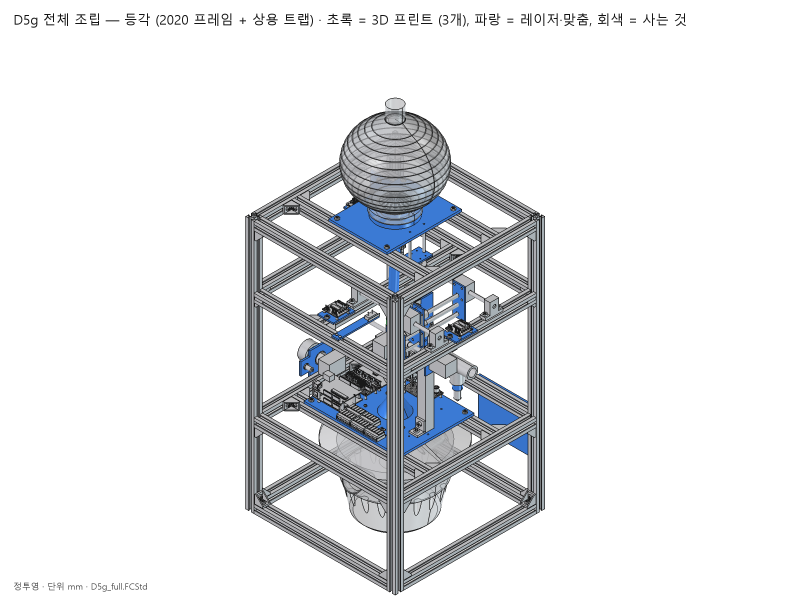
#> input picture cad/img/D5g_도1_전체_등각.png, 2400 x 1800 px, found by its file name (shown at 1/3 size)
$ python figs2.py
#> lines starting #> are read from the running program, lines starting #| are printed output that depends on the picture
import matplotlib; matplotlib.use('Agg')
import matplotlib.pyplot as plt
from matplotlib import font_manager as fm
from matplotlib.patches import FancyBboxPatch, Circle, Rectangle, Ellipse, FancyArrowPatch, Polygon
from PIL import Image, ImageChops
import numpy as np
for f in ['/usr/share/fonts/opentype/noto/NotoSansCJK-Regular.ttc', '/usr/share/fonts/opentype/noto/NotoSansCJK-Bold.ttc']:
    fm.fontManager.addfont(f)
plt.rcParams['font.family'] = 'Noto Sans CJK JP'
NAVY = '#1B2A4A'; BLUE = '#2563A8'; LIGHT = '#EAF1FA'; AMBER = '#E8A317'; GRAY = '#5B6472'; LINE = '#C9D3E0'
W, H = 31.4 / 2.54, 21.4 / 2.54   # 실제 크기 (인치) → 글자 pt가 포스터에서 그대로
DPI = 220

def canvas():
    f = plt.figure(figsize=(W, H), dpi=DPI); a = f.add_axes([0, 0, 1, 1]); a.set_xlim(0, 100); a.set_ylim(0, 68); a.axis('off'); return f, a

def card(a, x, y, w, h, fc='white', ec=LINE, lw=2.0, r=1.6):
    a.add_patch(FancyBboxPatch((x, y), w, h, boxstyle=f'round,pad=0,rounding_size={r}', fc=fc, ec=ec, lw=lw))

def arrow(a, x1, y1, x2, y2, c=GRAY, lw=3):
    a.add_patch(FancyArrowPatch((x1, y1), (x2, y2), arrowstyle='-|>', mutation_scale=34, lw=lw, color=c))

def trim(path, top=0, bottom=0):
#> called with top = 150, bottom = 90
    im = Image.open(path).convert('RGB'); im = im.crop((0, top, im.width, im.height - bottom))
#> in trim, im is the input picture: PIL image 2400x1800 RGB; mean R, G, B 230, 231.3, 233.3
#> after `im = im.crop((0, top, im.width, im.height - bottom))`:
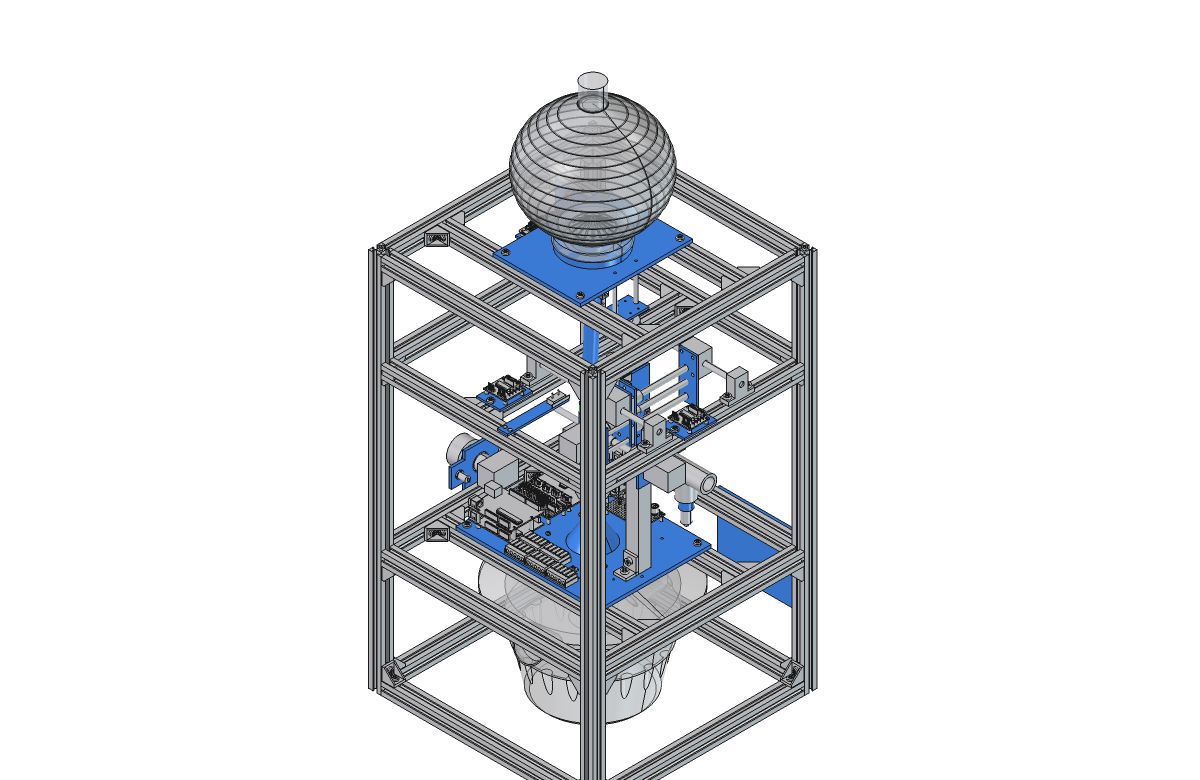
#> im: PIL image 2400x1560 RGB (shown at 1/2 size); mean R, G, B 227.5, 229.1, 231.3
    bg = Image.new('RGB', im.size, 'white'); bb = ImageChops.difference(im, bg).convert('L').point(lambda q: 255 if q > 12 else 0).getbbox()
#> after `bg = Image.new('RGB', im.size, 'white')`: bg: PIL image 2400x1560 RGB; every value is 255
#> after `bb = ImageChops.difference(im, bg).convert('L').point(lambda q: 255 if`: bb = (736, 143, 1635, 1560)
    return im.crop(bb)
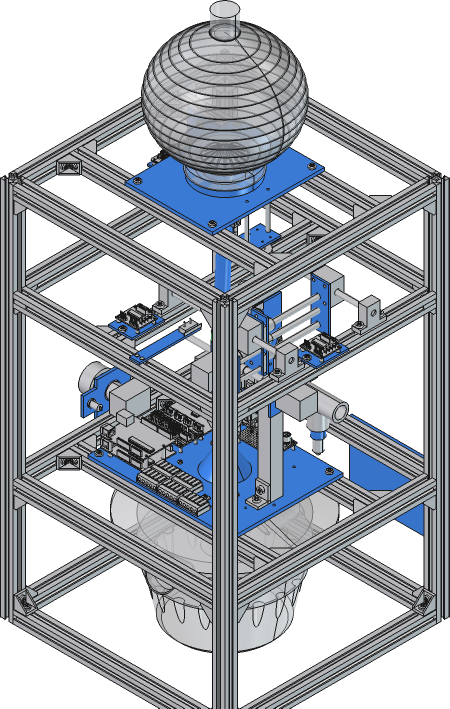
#> returned value: PIL image 899x1417 RGB (shown at 1/2 size); mean R, G, B 174.1, 178.8, 185.5

def put(a, im, x, y, w, h):   # (x,y,w,h) 안에 비율 유지해 가운데
#> called with x = 2, y = 2, w = 96, h = 64
    r = im.height / im.width; ax_r = (h / 68 * H) / (w / 100 * W)
#> after `r = im.height / im.width`: r = 1.58
    if r > ax_r: ww = h / 68 * H / r / W * 100; hh = h
#> after `ww = h / 68 * H / r / W * 100`: ww = 40.7
    else: ww = w; hh = w / 100 * W * r / H * 68
    x0 = x + (w - ww) / 2; y0 = y + (h - hh) / 2
#> after `x0 = x + (w - ww) / 2`: x0 = 29.65
    a.imshow(np.asarray(im), extent=(x0, x0 + ww, y0, y0 + hh), zorder=2)

# ── A 대표 그림: 등각 CAD
f, a = canvas()
card(a, 0.5, 0.5, 99, 67, fc='white', ec=LINE, r=2.5)
put(a, trim('/home/claude/repo/cad/img/D5g_도1_전체_등각.png', 150, 90), 2, 2, 96, 64)
a.text(97.5, 2.2, 'CAD 모델', ha='right', va='bottom', fontsize=20, color=GRAY)
f.savefig('fig_rep.png'); plt.close(f)
#> after `f.savefig('fig_rep.png')`:
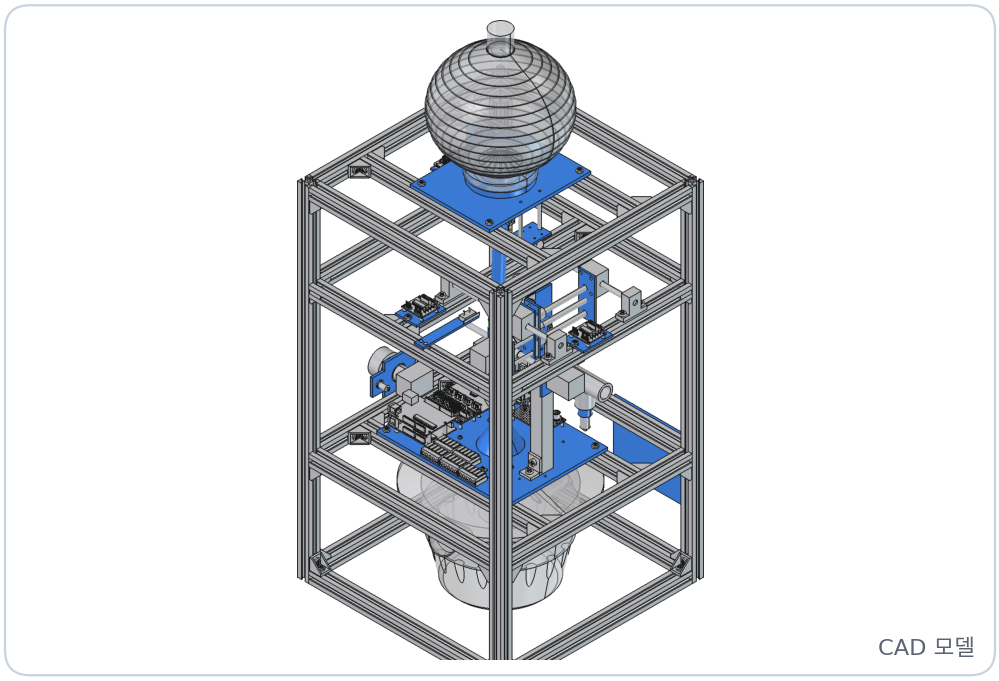
#> figure drawn by matplotlib, 1 panel

# ── B 작동 순서
f, a = canvas()
steps = [('들어옴', '빛 센서 감지\n입구 문 닫힘'), ('판별', '카메라 AI\n일벌 확인'), ('고정', '바닥 상승\n격자에 고정'),
         ('표시', 'XY 펜\n가슴에 점'), ('내보냄', '방생 문 열림\n시각 기록')]
cx = [10, 30, 50, 70, 90]
for i, (t, s) in enumerate(steps):
    hl = i in (2, 3)
    a.add_patch(Circle((cx[i], 52), 6.2, fc=BLUE if hl else NAVY, ec='none', zorder=3))
    a.text(cx[i], 52, str(i + 1), ha='center', va='center', fontsize=40, color='white', weight='bold', zorder=4)
    a.text(cx[i], 40.5, t, ha='center', va='center', fontsize=36, color=NAVY, weight='bold')
    a.text(cx[i], 31.0, s, ha='center', va='center', fontsize=24, color=GRAY, linespacing=1.35)
    if i < 4: arrow(a, cx[i] + 7.2, 52, cx[i + 1] - 7.2, 52)
card(a, 4, 3, 44, 13, fc=LIGHT, ec=LIGHT)
a.text(26, 9.5, '일벌이 아니면 → 표시 없이 격리', ha='center', va='center', fontsize=25, color=NAVY, weight='bold')
card(a, 52, 3, 44, 13, fc='#FDF3DE', ec='#FDF3DE')
a.text(74, 9.5, '다시 잡히면 → 왕복 시간 기록', ha='center', va='center', fontsize=25, color=NAVY, weight='bold')
f.savefig('fig_goal.png'); plt.close(f)
#> after `f.savefig('fig_goal.png')`:
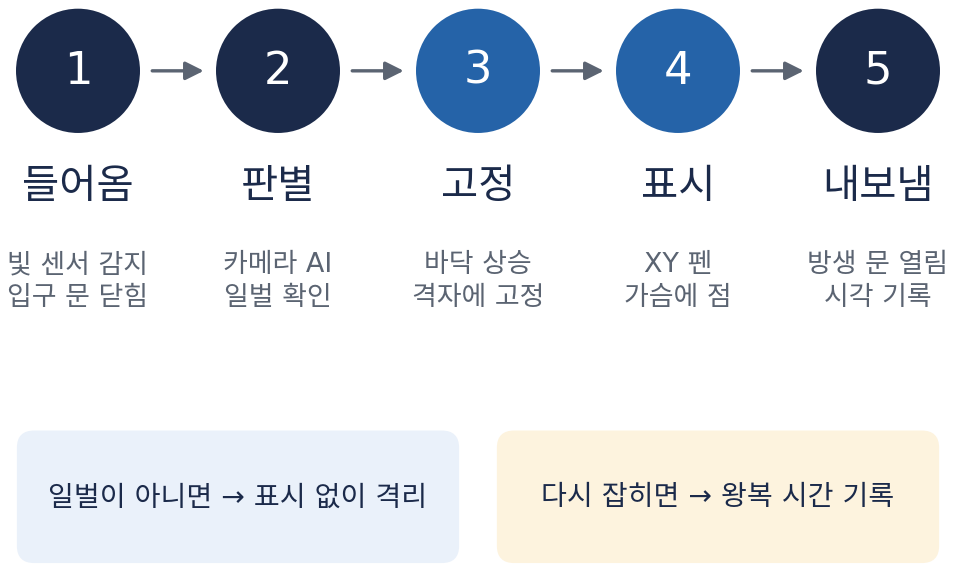
#> figure drawn by matplotlib, 1 panel

# ── C 착상: VespAI + 마킹 통 = 우리
def wasp(a, x, y, s=1.0, z=5):
    a.add_patch(Ellipse((x + 1.6 * s, y), 7 * s, 3.0 * s, fc='#2E2E2E', ec='none', zorder=z))
    a.add_patch(Ellipse((x - 1.8 * s, y), 2.8 * s, 2.4 * s, fc='#C97A10', ec='none', zorder=z + 1))
def grid(a, x0, x1, y):
    a.plot([x0, x1], [y, y], color='#7FA7D6', lw=6, solid_capstyle='butt', zorder=6)
    for xx in np.arange(x0 + 1.2, x1, 2.4): a.plot([xx, xx], [y - 0.5, y + 0.5], color='white', lw=2.5, zorder=7)
f, a = canvas()
xs = [1, 35, 69]; cw = 30
heads = [('기존 ①  VespAI', '카메라 AI로 판별만'), ('기존 ②  여왕벌 마킹 통', '사람이 손으로 고정·표시'), ('우리 장치', '판별·고정·표시 자동')]
for i, x in enumerate(xs):
    card(a, x, 2, cw, 64, fc=LIGHT if i == 2 else 'white', ec=BLUE if i == 2 else LINE, lw=3 if i == 2 else 2)
    a.text(x + cw / 2, 60, heads[i][0], ha='center', va='center', fontsize=27, weight='bold', color=NAVY)
    a.text(x + cw / 2, 8, heads[i][1], ha='center', va='center', fontsize=22, color=BLUE if i == 2 else GRAY, weight='bold' if i == 2 else 'normal')
a.text(33.0, 34, '+', ha='center', va='center', fontsize=60, color=GRAY, weight='bold')
a.text(67.0, 34, '=', ha='center', va='center', fontsize=60, color=GRAY, weight='bold')
#> (the run stopped early here; a loop or call above may not have finished)

$ run again, with cad/img/D5g_SJ53_1_bracket.png copied over cad/img/D5g_도1_전체_등각.png
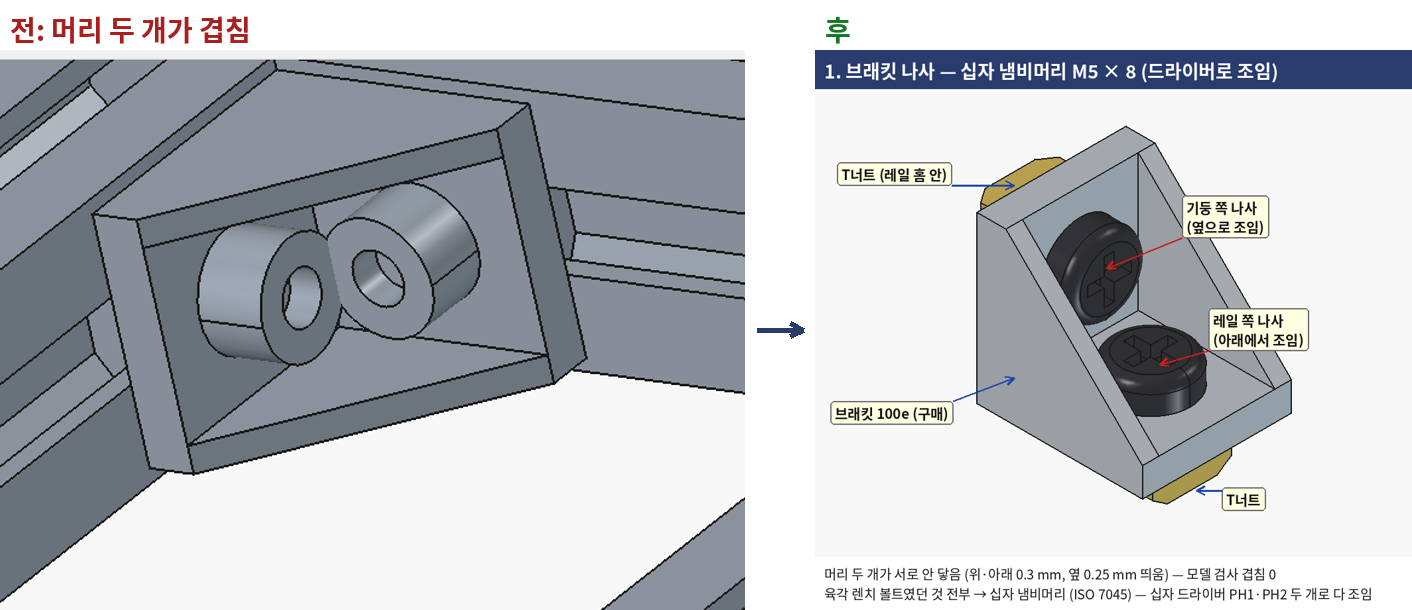
#> input picture cad/img/D5g_SJ53_1_bracket.png, 1412 x 610 px, found by its file name
#> in trim, im is the input picture: PIL image 1412x610 RGB; mean R, G, B 187.8, 190.7, 195.3
#> im: PIL image 1412x370 RGB
#> bg: PIL image 1412x370 RGB; every value is 255
#> bb = (0, 0, 1310, 370)
#> in trim, `return im.crop(bb)`:
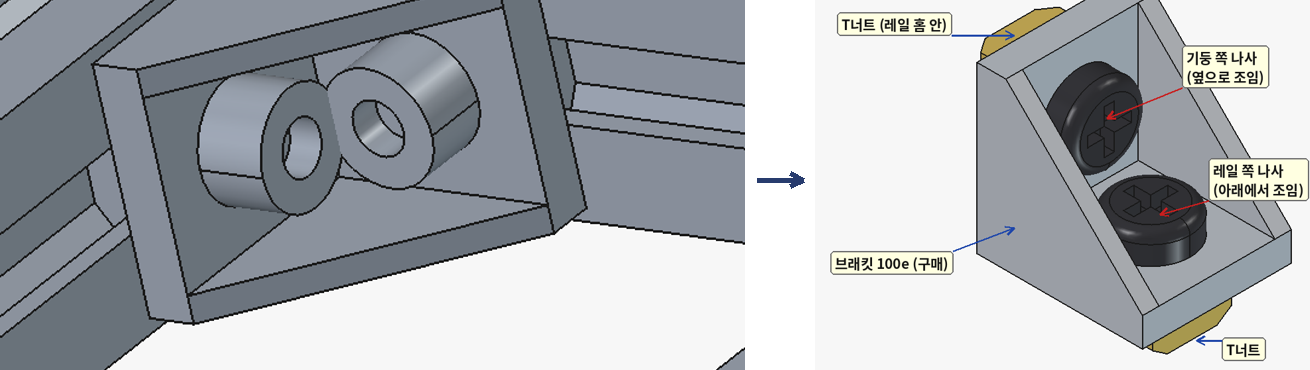
#> returned value: PIL image 1310x370 RGB; mean R, G, B 170.5, 174.2, 178.5
#> r = 0.282
#> hh = 27.05
#> y0 = 20.47
#> `f.savefig('fig_rep.png')`:
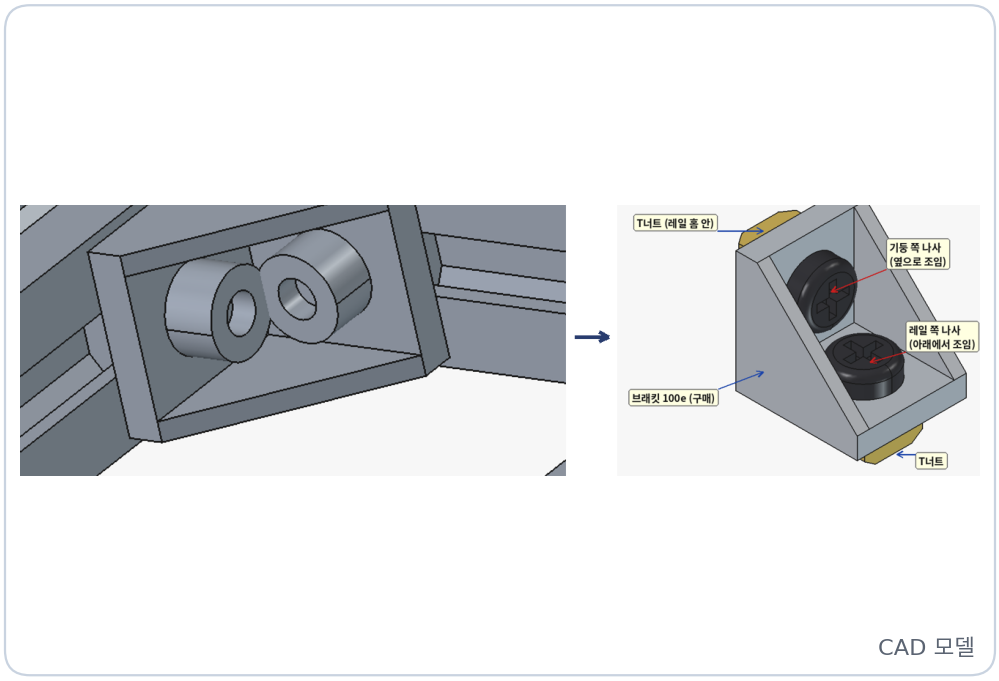
#> figure drawn by matplotlib, 1 panel

$ run again, with cad/img/D5g_SJ53_2_circuit.png copied over cad/img/D5g_도1_전체_등각.png
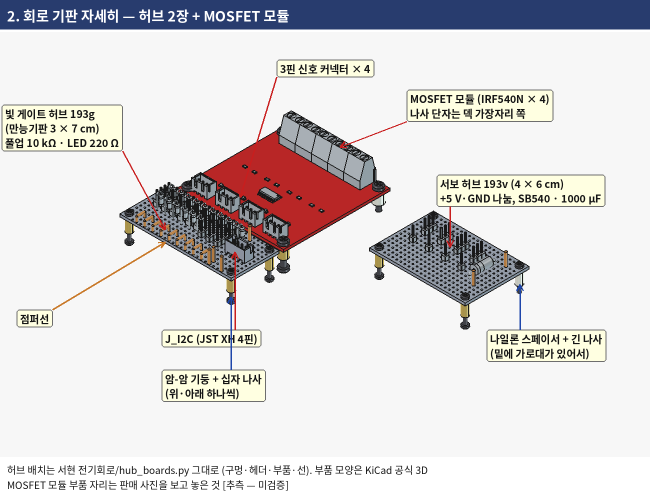
#> input picture cad/img/D5g_SJ53_2_circuit.png, 1300 x 994 px, found by its file name (shown at 1/2 size)
#> in trim, im is the input picture: PIL image 1300x994 RGB; mean R, G, B 219, 216.1, 217.1
#> im: PIL image 1300x754 RGB
#> bg: PIL image 1300x754 RGB; every value is 255
#> bb = (3, 0, 1213, 654)
#> in trim, `return im.crop(bb)`:
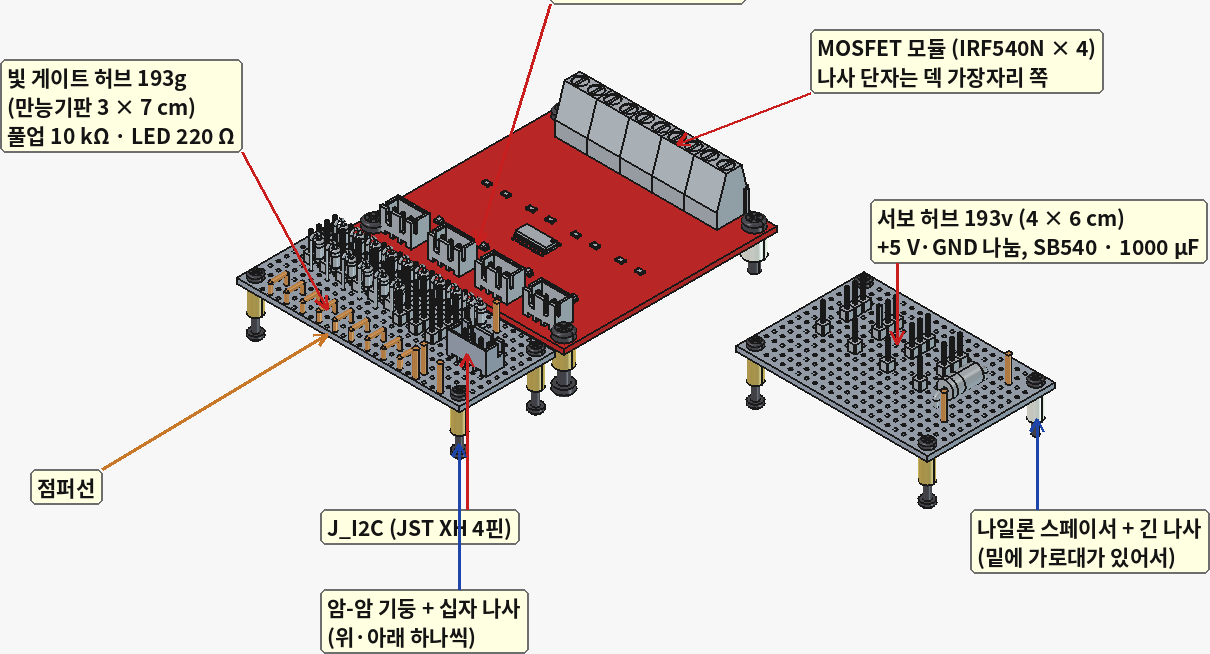
#> returned value: PIL image 1210x654 RGB; mean R, G, B 221, 214.4, 211.7
#> r = 0.54
#> hh = 51.77
#> y0 = 8.11
#> `f.savefig('fig_rep.png')`:
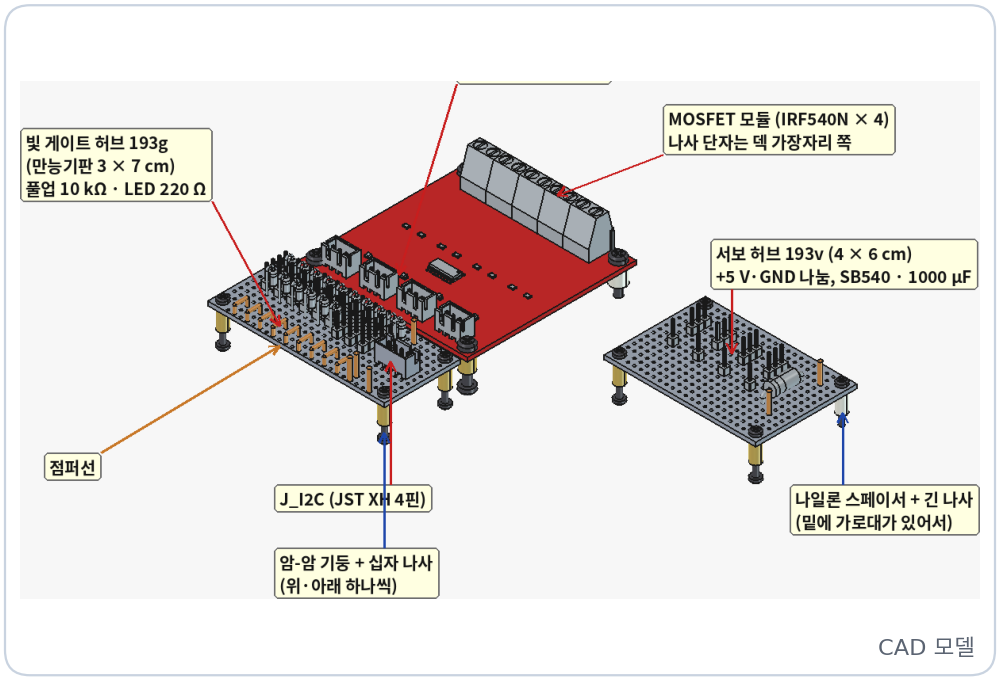
#> figure drawn by matplotlib, 1 panel

$ run again, with cad/img/D5g_SJ53_5_estop.png copied over cad/img/D5g_도1_전체_등각.png
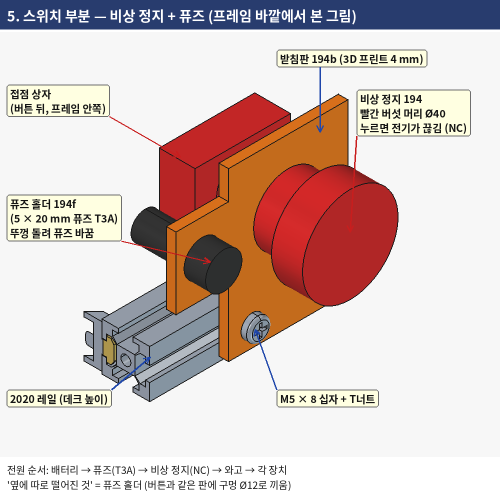
#> input picture cad/img/D5g_SJ53_5_estop.png, 1000 x 994 px, found by its file name (shown at 1/2 size)
#> in trim, im is the input picture: PIL image 1000x994 RGB; mean R, G, B 212.9, 195.1, 191.1
#> im: PIL image 1000x754 RGB
#> bg: PIL image 1000x754 RGB; every value is 255
#> bb = (13, 0, 942, 665)
#> in trim, `return im.crop(bb)`:
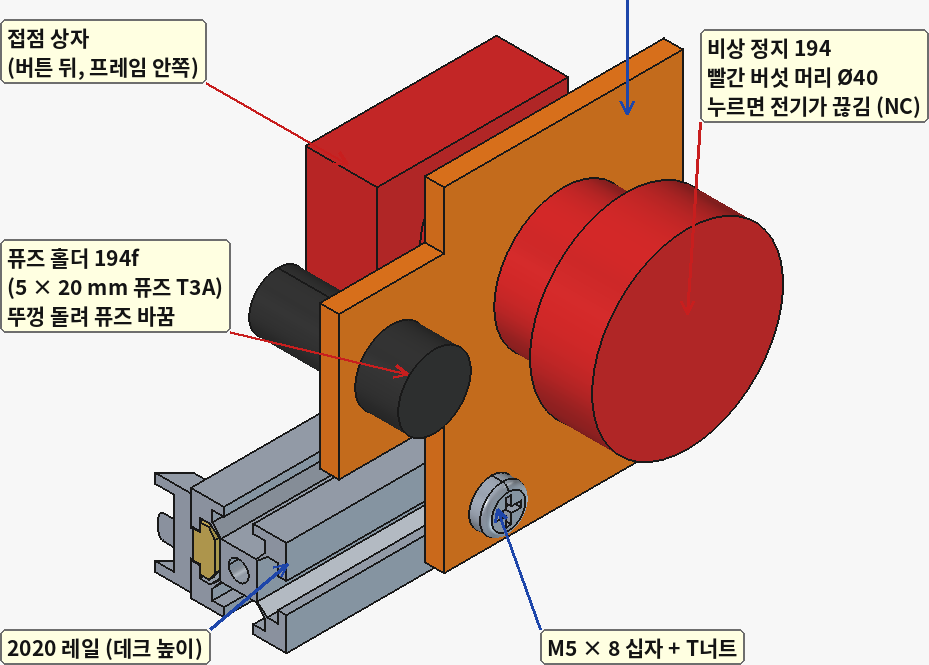
#> returned value: PIL image 929x665 RGB; mean R, G, B 211.3, 181, 170.6
#> r = 0.716
#> ww = 89.61
#> x0 = 5.2
#> `f.savefig('fig_rep.png')`:
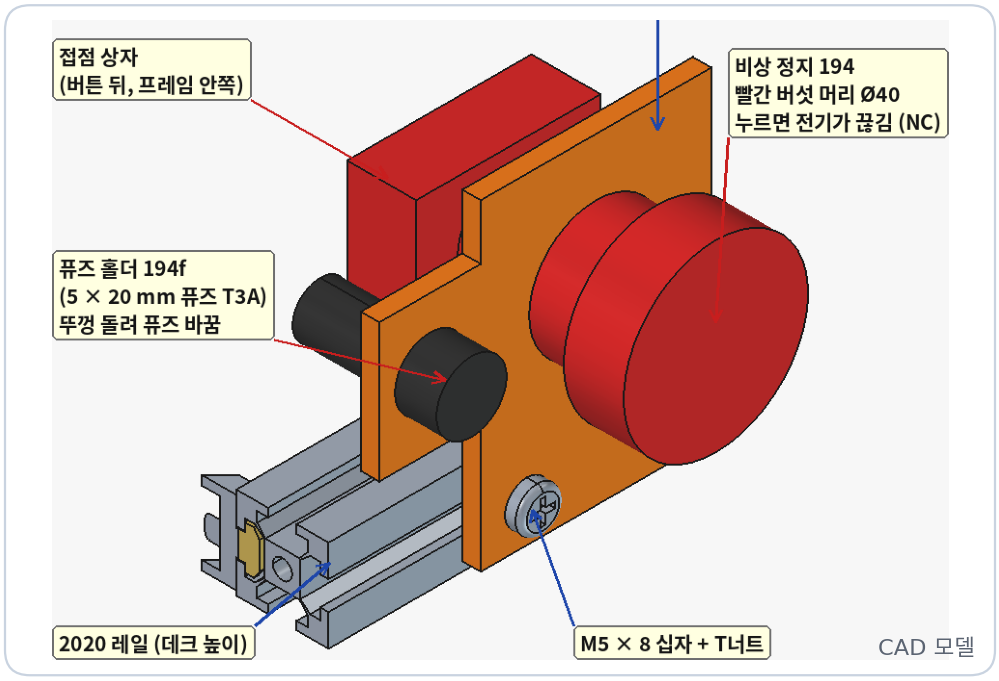
#> figure drawn by matplotlib, 1 panel
